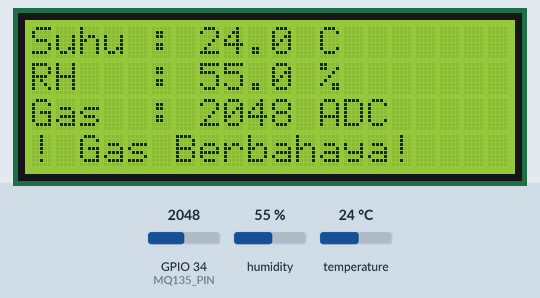
A sketch run on a simulated ESP32. On the bench: 20×4 character LCD. The inputs (shaded band) are chosen by the test bench; at power-on: GPIO 34 (MQ135_PIN) = 2048, temperature 24 °C, humidity 55 %. WiFi joins after 1.5 s; servers stay silent unless stated; uploads are accepted with an empty reply; the local clock reads 2024-03-15 10:24:30 at power-on unless the sketch sets it; storage starts empty; what the sketch prints to the serial monitor is not drawn.

Above: at 6.8 s.
6.9 s: GPIO 34 (MQ135_PIN) set to 417
At 11.6 s:
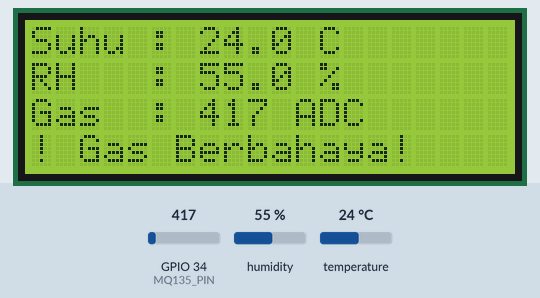
12.7 s: GPIO 34 (MQ135_PIN) set to 375
At 17.9 s:
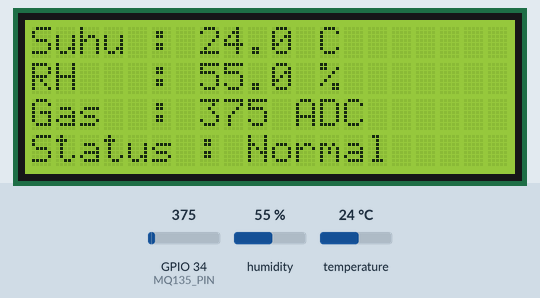
18.2 s: temperature set to 34 °C
23.7 s: temperature set to 37 °C
At 28.6 s:
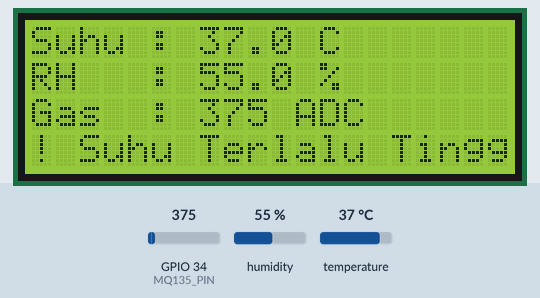
29.2 s: temperature set to 9 °C
At 33.9 s:
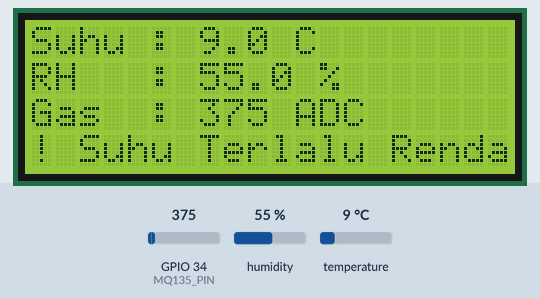
34.7 s: humidity set to 22 %
At 39.2 s:
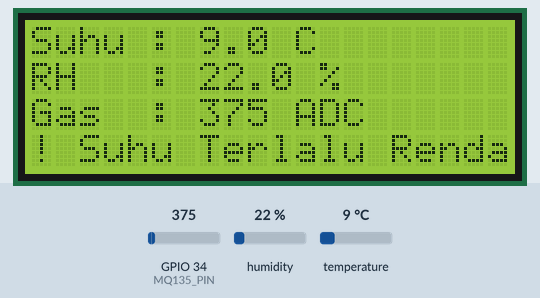
Timing chart, 0 to 40.7 s (numbered marks = the images above; inputs shaded):
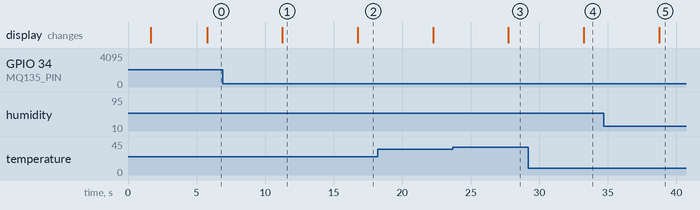

The sketch:

esp32_sensor.ino
```cpp
// ============================================
// PROJECT MONITORING SUHU, KELEMBAPAN & GAS
// ESP32 + DHT11 + MQ135 + LCD I2C + SD CARD
// ============================================
// Library yang dibutuhkan (install via Library Manager):
//   - DHT sensor library (by Adafruit)
//   - LiquidCrystal I2C (by Frank de Brabander)
//   - ArduinoJson (by Benoit Blanchon)
//   - SD (sudah bawaan Arduino IDE)
// ============================================

#include <WiFi.h>
#include <HTTPClient.h>
#include <DHT.h>
#include <LiquidCrystal_I2C.h>
#include <SD.h>
#include <SPI.h>
#include <ArduinoJson.h>
#include <time.h>

// =============================================
// --- KONFIGURASI (SESUAIKAN DI SINI) ---
// =============================================

// WiFi
const char* ssid     = "NAMA_WIFI_KAMU";
const char* password = "PASSWORD_WIFI_KAMU";

// Server (ganti dengan URL Railway/Render kamu setelah deploy)
const char* serverURL = "https://nama-proyekmu.up.railway.app/api/data";

// Pin
#define DHT_PIN     4     // Pin data DHT11
#define DHT_TYPE    DHT11
#define MQ135_PIN   34    // Pin analog MQ135 (hanya baca analog)
#define SD_CS_PIN   5     // Chip Select kartu SD

// Batas alarm
const float BATAS_SUHU_MAX = 35.0;   // Celsius
const float BATAS_SUHU_MIN = 10.0;   // Celsius
const int   BATAS_GAS_MAX  = 400;    // Nilai ADC (0-4095)

// =============================================
// OBJEK SENSOR & LCD
// =============================================
DHT dht(DHT_PIN, DHT_TYPE);

// Alamat I2C LCD: coba 0x27 dulu, jika tidak muncul ganti 0x3F
LiquidCrystal_I2C lcd(0x27, 20, 4);

// =============================================
// VARIABEL GLOBAL
// =============================================
int  intervalDetik = 5;    // Interval pengiriman data (default 5 detik)
bool sedangJalan   = true; // Status start/stop

// =============================================
void setup() {
  Serial.begin(115200);
  Serial.println("=== Sistem Monitoring Sensor ===");

  // --- Inisialisasi DHT11 ---
  dht.begin();
  Serial.println("DHT11 siap.");

  // --- Inisialisasi LCD ---
  lcd.init();
  lcd.backlight();
  lcd.clear();
  lcd.setCursor(0, 0);
  lcd.print("Sistem Monitoring");
  lcd.setCursor(0, 1);
  lcd.print("Menghubungkan WiFi..");
  Serial.println("LCD siap.");

  // --- Inisialisasi Kartu SD ---
  if (!SD.begin(SD_CS_PIN)) {
    Serial.println("[SD] Kartu SD gagal diinisialisasi!");
    lcd.setCursor(0, 2);
    lcd.print("SD GAGAL!");
  } else {
    Serial.println("[SD] Kartu SD OK.");
    // Buat header file CSV jika belum ada
    if (!SD.exists("/data.csv")) {
      File f = SD.open("/data.csv", FILE_WRITE);
      if (f) {
        f.println("Waktu,Suhu(C),Kelembapan(%),Gas(ADC),Status");
        f.close();
        Serial.println("[SD] File data.csv dibuat.");
      }
    }
  }

  // --- Koneksi WiFi ---
  Serial.print("[WiFi] Menghubungkan ke ");
  Serial.print(ssid);
  WiFi.begin(ssid, password);
  int percobaan = 0;
  while (WiFi.status() != WL_CONNECTED && percobaan < 20) {
    delay(500);
    Serial.print(".");
    percobaan++;
  }

  if (WiFi.status() == WL_CONNECTED) {
    Serial.println("\n[WiFi] Terhubung! IP: " + WiFi.localIP().toString());
    lcd.setCursor(0, 2);
    lcd.print("WiFi: Terhubung     ");
    lcd.setCursor(0, 3);
    lcd.print(WiFi.localIP().toString());
    // Sinkronisasi waktu NTP (WIB = UTC+7)
    configTime(7 * 3600, 0, "pool.ntp.org", "time.nist.gov");
    Serial.println("[NTP] Sinkronisasi waktu...");
    delay(2000);
  } else {
    Serial.println("\n[WiFi] Gagal konek! Mode offline.");
    lcd.setCursor(0, 2);
    lcd.print("WiFi: GAGAL (offline)");
  }

  delay(2000);
  lcd.clear();
  Serial.println("Setup selesai. Memulai monitoring...");
}

// =============================================
void loop() {
  // Jika sedang dihentikan (stop dari website)
  if (!sedangJalan) {
    tampilkanLCDStop();
    delay(1000);
    cekPerintahServer();
    return;
  }

  // --- Baca sensor DHT11 ---
  float suhu       = dht.readTemperature();
  float kelembapan = dht.readHumidity();

  // Validasi data DHT11
  if (isnan(suhu) || isnan(kelembapan)) {
    Serial.println("[DHT] Gagal membaca sensor! Periksa kabel.");
    suhu       = 0.0;
    kelembapan = 0.0;
  }

  // --- Baca sensor MQ135 ---
  int nilaiGas = analogRead(MQ135_PIN);

  // --- Tentukan status alarm ---
  bool   adaAlarm   = false;
  String statusAlarm = "Normal";

  if (suhu > BATAS_SUHU_MAX) {
    adaAlarm   = true;
    statusAlarm = "Suhu Terlalu Tinggi!";
  } else if (suhu < BATAS_SUHU_MIN && suhu > 0) {
    adaAlarm   = true;
    statusAlarm = "Suhu Terlalu Rendah!";
  }
  if (nilaiGas > BATAS_GAS_MAX) {
    adaAlarm   = true;
    statusAlarm = "Gas Berbahaya!";
  }

  // Log ke Serial
  Serial.println("---");
  Serial.println("Suhu       : " + String(suhu)       + " C");
  Serial.println("Kelembapan : " + String(kelembapan)  + " %");
  Serial.println("Gas MQ135  : " + String(nilaiGas)    + " ADC");
  Serial.println("Status     : " + statusAlarm);

  // Dapatkan waktu
  String waktu = dapatkanWaktu();

  // --- Tampilkan di LCD ---
  tampilkanLCD(suhu, kelembapan, nilaiGas, statusAlarm);

  // --- Simpan ke Kartu SD ---
  simpanKeSD(waktu, suhu, kelembapan, nilaiGas, statusAlarm);

  // --- Kirim ke Server ---
  kirimKeServer(waktu, suhu, kelembapan, nilaiGas, statusAlarm);

  // --- Cek Perintah dari Server (interval & start/stop) ---
  cekPerintahServer();

  // Tunggu sesuai interval
  delay(intervalDetik * 1000);
}

// =============================================
// FUNGSI: Tampilkan data di LCD
// =============================================
void tampilkanLCD(float suhu, float kelembapan, int gas, String status) {
  lcd.clear();

  // Baris 1: Suhu
  lcd.setCursor(0, 0);
  lcd.print("Suhu : ");
  lcd.print(suhu, 1);
  lcd.print(" C");

  // Baris 2: Kelembapan
  lcd.setCursor(0, 1);
  lcd.print("RH   : ");
  lcd.print(kelembapan, 1);
  lcd.print(" %");

  // Baris 3: Gas MQ135
  lcd.setCursor(0, 2);
  lcd.print("Gas  : ");
  lcd.print(gas);
  lcd.print(" ADC");

  // Baris 4: Status
  lcd.setCursor(0, 3);
  if (status == "Normal") {
    lcd.print("Status : Normal     ");
  } else {
    lcd.print("! ");
    // Potong teks jika terlalu panjang (maks 20 karakter)
    if (status.length() > 18) {
      lcd.print(status.substring(0, 18));
    } else {
      lcd.print(status);
    }
  }
}

// Tampilan LCD saat monitoring dihentikan
void tampilkanLCDStop() {
  lcd.clear();
  lcd.setCursor(2, 1);
  lcd.print("--- BERHENTI ---");
  lcd.setCursor(1, 2);
  lcd.print("Monitoring Dihentikan");
}

// =============================================
// FUNGSI: Simpan data ke Kartu SD
// =============================================
void simpanKeSD(String waktu, float suhu, float kelembapan, int gas, String status) {
  File dataFile = SD.open("/data.csv", FILE_APPEND);
  if (dataFile) {
    dataFile.print(waktu);
    dataFile.print(",");
    dataFile.print(suhu, 1);
    dataFile.print(",");
    dataFile.print(kelembapan, 1);
    dataFile.print(",");
    dataFile.print(gas);
    dataFile.print(",");
    dataFile.println(status);
    dataFile.close();
    Serial.println("[SD] Data tersimpan.");
  } else {
    Serial.println("[SD] Gagal membuka file!");
  }
}

// =============================================
// FUNGSI: Kirim data ke server via HTTP POST
// =============================================
void kirimKeServer(String waktu, float suhu, float kelembapan, int gas, String status) {
  if (WiFi.status() != WL_CONNECTED) {
    Serial.println("[HTTP] Tidak ada koneksi WiFi, skip kirim.");
    return;
  }

  HTTPClient http;
  http.begin(serverURL);
  http.addHeader("Content-Type", "application/json");
  http.setTimeout(5000); // Timeout 5 detik

  // Buat payload JSON
  StaticJsonDocument<256> doc;
  doc["waktu"]      = waktu;
  doc["suhu"]       = suhu;
  doc["kelembapan"] = kelembapan;
  doc["gas"]        = gas;
  doc["status"]     = status;

  String jsonData;
  serializeJson(doc, jsonData);

  int kodeHttp = http.POST(jsonData);

  if (kodeHttp > 0) {
    Serial.println("[HTTP] Terkirim. Kode: " + String(kodeHttp));
  } else {
    Serial.println("[HTTP] Gagal kirim. Error: " + http.errorToString(kodeHttp));
  }

  http.end();
}

// =============================================
// FUNGSI: Cek perintah dari server (interval & start/stop)
// =============================================
void cekPerintahServer() {
  if (WiFi.status() != WL_CONNECTED) return;

  // Buat URL endpoint perintah
  String baseURL = String(serverURL);
  int pos = baseURL.lastIndexOf("/api/data");
  if (pos < 0) return;
  String urlPerintah = baseURL.substring(0, pos) + "/api/perintah";

  HTTPClient http;
  http.begin(urlPerintah);
  http.setTimeout(3000);
  int kode = http.GET();

  if (kode == 200) {
    String respons = http.getString();
    StaticJsonDocument<128> doc;
    DeserializationError err = deserializeJson(doc, respons);

    if (!err) {
      if (doc.containsKey("interval")) {
        int intervalBaru = doc["interval"];
        if (intervalBaru != intervalDetik) {
          intervalDetik = intervalBaru;
          Serial.println("[CMD] Interval diubah ke: " + String(intervalDetik) + " detik");
        }
      }
      if (doc.containsKey("jalan")) {
        bool jalanBaru = doc["jalan"];
        if (jalanBaru != sedangJalan) {
          sedangJalan = jalanBaru;
          Serial.println("[CMD] Status diubah: " + String(sedangJalan ? "JALAN" : "BERHENTI"));
        }
      }
    }
  }

  http.end();
}

// =============================================
// FUNGSI: Dapatkan waktu dari NTP
// =============================================
String dapatkanWaktu() {
  struct tm infoWaktu;
  if (!getLocalTime(&infoWaktu)) {
    return "Waktu tidak tersedia";
  }
  char buffer[25];
  strftime(buffer, sizeof(buffer), "%Y-%m-%d %H:%M:%S", &infoWaktu);
  return String(buffer);
}
```

Measured:
- the behaviour switches between 401 and 400 on GPIO 34 (MQ135_PIN) (found by bisection; images 1 and 2)
- the behaviour switches between 35 and 36 °C on temperature (found by bisection; images 2 and 3)
- after the input at 6.9 s, the display: changes after 4.4 s (image 1)
- after the input at 12.7 s, the display: changes after 4.1 s (image 2)
- after the input at 23.7 s, the display: changes after 4.1 s (image 3)
- after the input at 29.2 s, the display: changes after 4.0 s (image 4)
- after the input at 34.7 s, the display: changes after 4.0 s (image 5)
